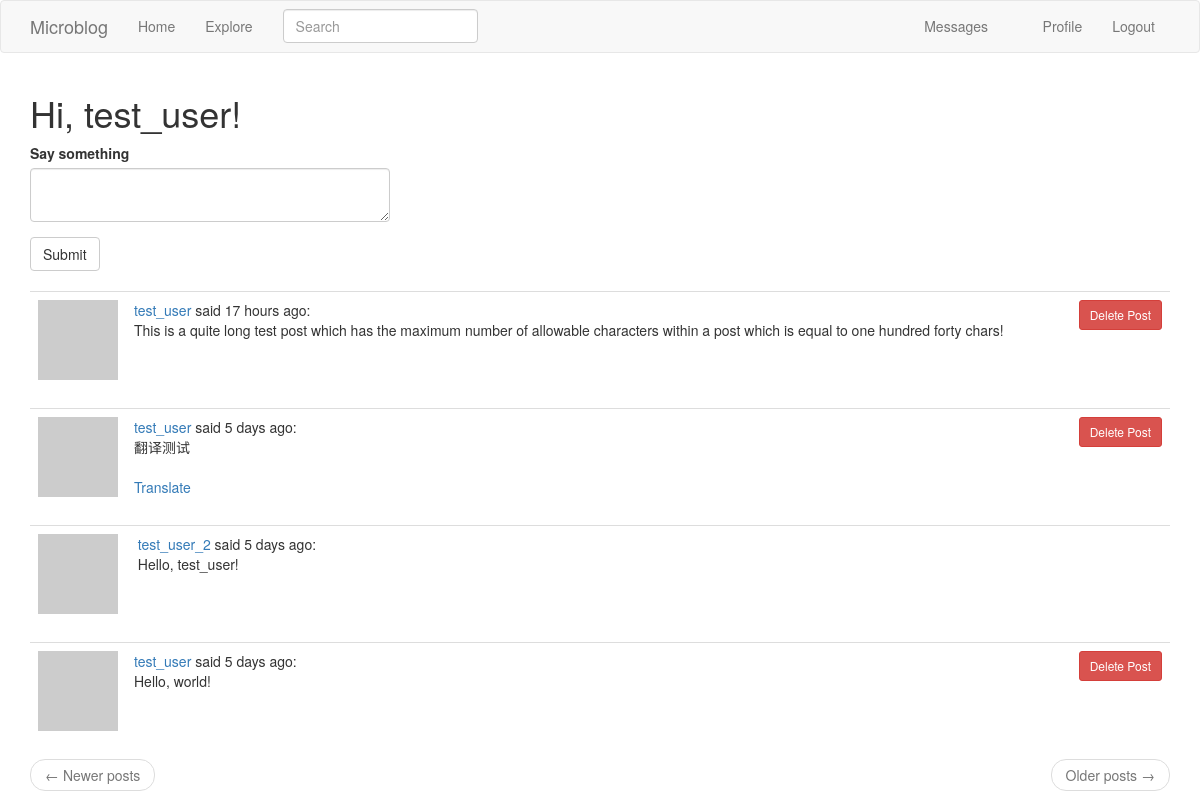
The app's page /index (signed in) with its own data.
### app/models.py (models this page shows, shortened)
class PaginatedAPIMixin(object):
    @staticmethod
    def to_collection_dict(query, page, per_page, endpoint, **kwargs):
        resources = query.paginate(page, per_page, False)
        data = {
            'items': [item.to_dict() for item in resources.items],
            '_meta': {
                'page': page,
                'per_page': per_page,
                'total_pages': resources.pages,
                'total_items': resources.total
            },
            '_links': {
                'self': url_for(endpoint, page=page, per_page=per_page, **kwargs),
                'next': url_for(endpoint, page=page+1, per_page=per_page, **kwargs) if resources.has_next else None,
                'prev': url_for(endpoint, page=page-1, per_page=per_page, **kwargs) if resources.has_prev else None
            }
        }
        return data

class User(UserMixin, PaginatedAPIMixin, db.Model):
    id = db.Column(db.Integer, primary_key=True)
    username = db.Column(db.String(64), index=True, unique=True)
    email = db.Column(db.String(120), index=True, unique=True)
    about_me = db.Column(db.String(140))
    last_seen = db.Column(db.DateTime, default=datetime.utcnow)
    password_hash = db.Column(db.String(128))
    posts = db.relationship('Post', backref='author', lazy='dynamic')
    followed = db.relationship('User', secondary=followers, primaryjoin=(followers.c.follower_id == id),
                               secondaryjoin=(followers.c.followed_id == id),
                               backref=db.backref('followers', lazy='dynamic'), lazy='dynamic')
    messages_sent = db.relationship('Message', foreign_keys='Message.sender_id',backref='author', lazy='dynamic')
    messages_received = db.relationship('Message', foreign_keys='Message.recipient_id', backref='recipient',
                                        lazy='dynamic')
    last_message_read_time = db.Column(db.DateTime)
    notifications = db.relationship('Notification', backref='user', lazy='dynamic')
    api_token = db.Column(db.String(32), index=True, unique=True)
    api_token_expiration = db.Column(db.DateTime)
    @login.user_loader
    def load_user(id):
        return User.query.get(int(id))
    def avatar(self, size):
        digest = md5(self.email.lower().encode('utf-8')).hexdigest()
        return 'https://www.gravatar.com/avatar/{}?d=identicon&s={}'.format(digest, size)
    def followed_posts(self):
        followed = Post.query.join(followers,
                                   (followers.c.followed_id == Post.user_id)).filter(followers.c.follower_id == self.id)
        own = Post.query.filter_by(user_id=self.id)
        return followed.union(own).order_by(Post.timestamp.desc())
    def new_messages(self):
        last_read_time = self.last_message_read_time or datetime(1900, 1, 1)
        return Message.query.filter_by(recipient=self).filter(Message.timestamp > last_read_time).count()

class SearchableMixin(object):
    @classmethod
    def before_commit(cls, session):
        session._changes = {
            'add': list(session.new),
            'update': list(session.dirty),
            'delete': list(session.deleted)
        }
    @classmethod
    def after_commit(cls, session):
        for obj in session._changes['add']:
            if isinstance(obj, SearchableMixin):
                add_to_index(obj.__tablename__, obj)
        for obj in session._changes['update']:
            if isinstance(obj, SearchableMixin):
                add_to_index(obj.__tablename__, obj)
        for obj in session._changes['delete']:
            if isinstance(obj, SearchableMixin):
                remove_from_index(obj.__tablename__, obj)
        session._changes = None

class Post(SearchableMixin, db.Model):
    __searchable__ = ['body']
    id = db.Column(db.Integer, primary_key=True)
    body = db.Column(db.String(140))
    timestamp = db.Column(db.DateTime, index=True, default=datetime.utcnow)
    user_id = db.Column(db.Integer, db.ForeignKey('user.id'))
    language = db.Column(db.String(5))

### app/main/routes.py (the view, shortened to what this page needs)
@bp.route("/", methods=['GET', 'POST'])
@bp.route("/index", methods=['GET', 'POST'])
@login_required
def index():
    form = PostForm()
    page = request.args.get('page', 1, type=int)
    posts = current_user.followed_posts().paginate(page, current_app.config['POSTS_PER_PAGE'], False)
    next_url = url_for('main.index', page=posts.next_num) if posts.has_next else None
    prev_url = url_for('main.index', page=posts.prev_num) if posts.has_prev else None
    return render_template('index.html', title='Home', posts=posts.items, next_url=next_url, prev_url=prev_url,
                           form=form)

### app/main/forms.py
class SearchForm(FlaskForm):
    q = StringField(_l('Search'), validators=[DataRequired()])
    def __init__(self, *args, **kwargs):
        if 'formdata' not in kwargs:
            kwargs['formdata'] = request.args
        if 'csrf_enabled' not in kwargs:
            kwargs['csrf_enabled'] = False
        super(SearchForm, self).__init__(*args, **kwargs)

class PostForm(FlaskForm):
    body = TextAreaField(_l('Say something'), validators=[Length(min=1, max=140)])
    submit = SubmitField(_l('Submit'))

### app/main/routes.py (called while the page is built)
@bp.before_app_request
def before_request():
    if current_user.is_authenticated:
        current_user.last_seen = datetime.utcnow()
        db.session.commit()
        g.search_form = SearchForm()
    g.locale = str(get_locale())

### app/templates/index.html
{% extends "base.html" %}
{% import 'bootstrap/wtf.html' as wtf %}
{% block app_content %}
    <h1>{{ _('Hi, %(username)s!', username=current_user.username) }}</h1>
    {% if form %}
     <div class="row">
        <div class="col-md-4">
            {{ wtf.quick_form(form) }}
        </div>
    </div>
    <br>
    {% endif %}
    {% for post in posts %}
        {% include '_post.html' %}
    {% endfor %}
    <nav aria-label="...">
        <ul class="pager">
            <li class="previous {% if not prev_url %} disabled{% endif %}">
                <a href="{{ prev_url or '#' }}">
                    <span aria-hidden="true">&larr;</span> {{ _('Newer posts') }}
                </a>
            </li>
            <li class="next {% if not next_url %} disabled{% endif %}">
                <a href="{{ next_url or '#' }}">
                    {{ _('Older posts') }} <span aria-hidden="true">&rarr;</span>
                </a>
            </li>
        </ul>
    </nav>
{% endblock %}

### app/templates/_post.html (shortened to what this page needs)
    <table class="table table-hover">
        <tr>
            <td width="70px">
                <a href="{{ url_for('main.user_profile', username=post.author.username) }}">
                    <img src="{{ post.author.avatar(70) }}" />
                </a>
            </td>
            <td width="1000px">
                {{ _('%(username)s said %(when)s:', username=user_link, when=moment(post.timestamp).fromNow()) }}
                <br>
                <span id="post{{ post.id }}">{{ post.body }}</span>
                {% if post.language and post.language != g.locale %}
                <br><br>
                <span id="translation{{ post.id }}"><a href="javascript:translate('#post{{ post.id }}', '#translation{{ post.id }}', '{{ post.language }}', '{{ g.locale }}');">{{  _('Translate')  }}</a></span>
                {% endif %}
            </td>
            {% if current_user == post.author %}
            <td>
                <button type="button" class="btn btn-danger btn-sm" data-toggle="modal" data-target="#deletePost{{ post.id }}Modal">Delete Post</button>
            </td>
            {% endif %}
        </tr>
    </table>

### records on screen
Post: body "This is a quite long test post which has the maximum number of allowable characters within a post which is equal to one hundred forty chars!"
Post: body "翻译测试"
Post: body "Hello, test_user!"
Post: body "Hello, world!"
